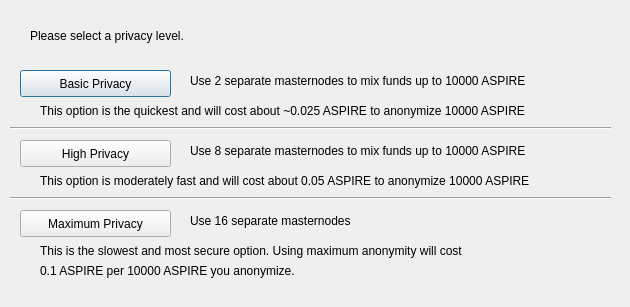
<?xml version="1.0" encoding="UTF-8"?>
<ui version="4.0">
 <class>ObfuscationConfig</class>
 <widget class="QDialog" name="ObfuscationConfig">
  <property name="geometry">
   <rect>
    <x>0</x>
    <y>0</y>
    <width>630</width>
    <height>307</height>
   </rect>
  </property>
  <property name="windowTitle">
   <string>Configure Obfuscation</string>
  </property>
  <widget class="QPushButton" name="buttonBasic">
   <property name="geometry">
    <rect>
     <x>20</x>
     <y>70</y>
     <width>151</width>
     <height>27</height>
    </rect>
   </property>
   <property name="text">
    <string>Basic Privacy</string>
   </property>
  </widget>
  <widget class="QPushButton" name="buttonHigh">
   <property name="geometry">
    <rect>
     <x>20</x>
     <y>140</y>
     <width>151</width>
     <height>27</height>
    </rect>
   </property>
   <property name="text">
    <string>High Privacy</string>
   </property>
  </widget>
  <widget class="QPushButton" name="buttonMax">
   <property name="geometry">
    <rect>
     <x>20</x>
     <y>210</y>
     <width>151</width>
     <height>27</height>
    </rect>
   </property>
   <property name="text">
    <string>Maximum Privacy</string>
   </property>
  </widget>
  <widget class="QLabel" name="label">
   <property name="geometry">
    <rect>
     <x>30</x>
     <y>20</y>
     <width>571</width>
     <height>31</height>
    </rect>
   </property>
   <property name="text">
    <string>Please select a privacy level.</string>
   </property>
  </widget>
  <widget class="QLabel" name="label_2">
   <property name="geometry">
    <rect>
     <x>190</x>
     <y>70</y>
     <width>421</width>
     <height>21</height>
    </rect>
   </property>
   <property name="text">
    <string>Use 2 separate masternodes to mix funds up to 10000 ASPIRE</string>
   </property>
  </widget>
  <widget class="QLabel" name="label_3">
   <property name="geometry">
    <rect>
     <x>190</x>
     <y>140</y>
     <width>411</width>
     <height>21</height>
    </rect>
   </property>
   <property name="text">
    <string>Use 8 separate masternodes to mix funds up to 10000 ASPIRE</string>
   </property>
  </widget>
  <widget class="QLabel" name="label_4">
   <property name="geometry">
    <rect>
     <x>190</x>
     <y>210</y>
     <width>421</width>
     <height>21</height>
    </rect>
   </property>
   <property name="text">
    <string>Use 16 separate masternodes</string>
   </property>
  </widget>
  <widget class="QLabel" name="label_6">
   <property name="geometry">
    <rect>
     <x>40</x>
     <y>100</y>
     <width>561</width>
     <height>21</height>
    </rect>
   </property>
   <property name="text">
    <string>This option is the quickest and will cost about ~0.025 ASPIRE to anonymize 10000 ASPIRE</string>
   </property>
  </widget>
  <widget class="QLabel" name="label_7">
   <property name="geometry">
    <rect>
     <x>40</x>
     <y>170</y>
     <width>561</width>
     <height>21</height>
    </rect>
   </property>
   <property name="text">
    <string>This option is moderately fast and will cost about 0.05 ASPIRE to anonymize 10000 ASPIRE</string>
   </property>
  </widget>
  <widget class="QLabel" name="label_8">
   <property name="geometry">
    <rect>
     <x>40</x>
     <y>240</y>
     <width>561</width>
     <height>21</height>
    </rect>
   </property>
   <property name="text">
    <string>This is the slowest and most secure option. Using maximum anonymity will cost</string>
   </property>
  </widget>
  <widget class="QLabel" name="label_9">
   <property name="geometry">
    <rect>
     <x>40</x>
     <y>260</y>
     <width>561</width>
     <height>21</height>
    </rect>
   </property>
   <property name="text">
    <string>0.1 ASPIRE per 10000 ASPIRE you anonymize.</string>
   </property>
  </widget>
  <widget class="Line" name="line">
   <property name="geometry">
    <rect>
     <x>10</x>
     <y>120</y>
     <width>601</width>
     <height>16</height>
    </rect>
   </property>
   <property name="orientation">
    <enum>Qt::Horizontal</enum>
   </property>
  </widget>
  <widget class="Line" name="line_2">
   <property name="geometry">
    <rect>
     <x>10</x>
     <y>190</y>
     <width>601</width>
     <height>16</height>
    </rect>
   </property>
   <property name="orientation">
    <enum>Qt::Horizontal</enum>
   </property>
  </widget>
 </widget>
 <resources/>
 <connections/>
</ui>
